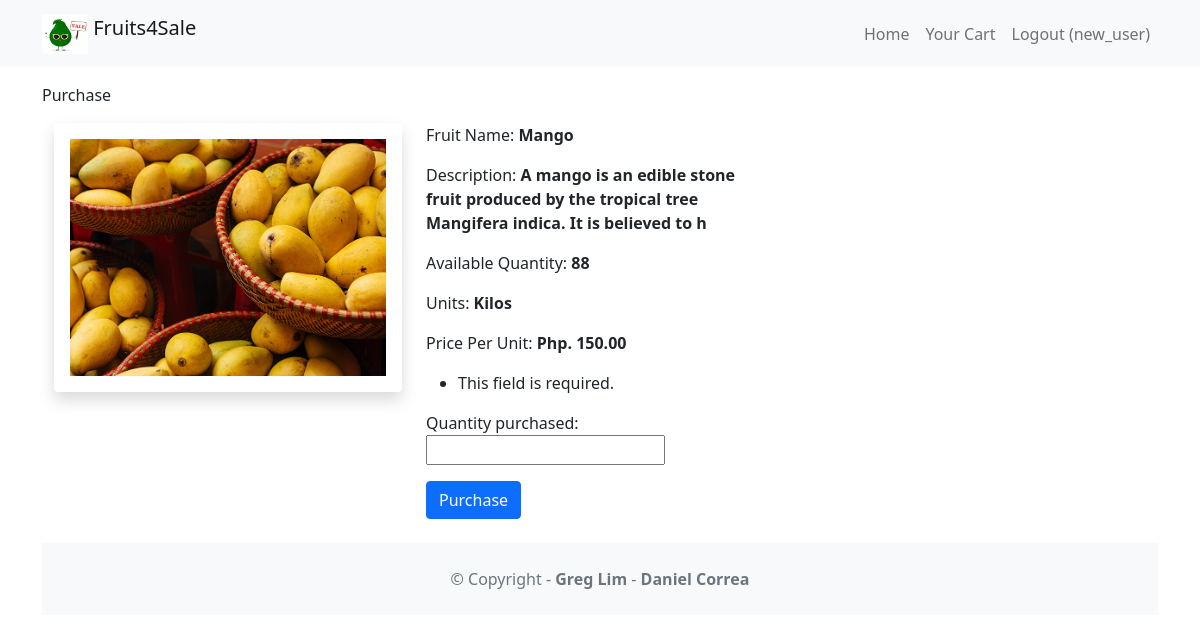
Page /purchase/2 (signed in) on the committed database.
### fruits/models.py (models this page shows, shortened)
class Fruits(models.Model):
	fruit_name = models.CharField(max_length=100)
	description = models.CharField(max_length=100)
	image = models.ImageField(upload_to='movie/images/')
	quantity = models.IntegerField()
	units = models.CharField(max_length=100)
	price_per_quantity = models.FloatField()

### fruits/views.py (the view, shortened to what this page needs)
# urls.py: path('purchase/<fruit_id>', f_views.purchase, name='purchase'),
@login_required
def purchase(request, fruit_id):
	fruitdata = Fruits.objects.get(pk=fruit_id)
	form = PurchaseForm(request.POST)
	context = {'fruitdata': fruitdata, 'form':form}
	return render(request, 'purchase.html', context)

### fruits/forms.py
class PurchaseForm(ModelForm):
    class Meta:
        model = MyCart
        fields = ['quantity_purchased']

### fruits4sale/templates/purchase.html (shortened to what this page needs)
{% extends 'base.html' %}
{% block content %}
<p> Purchase </p>
<div class="container">
	<div class="row align-items-start">
		<div class="col">
			<img class="card-img-top shadow p-3 mb-5 bg-body rounded" src="{{ fruitdata.image.url }}" />
		</div>
		<div class="col">
			<p>Fruit Name: <b>{{ fruitdata.fruit_name }}</b></p>
			<p>Description: <b>{{ fruitdata.description }}</b></p>
			{% if fruitdata.quantity == 0 %}
			<p>Available Quantity: <b class="text-danger">Sorry this item is not available</b></p>
			{% else %}
			<p>Available Quantity: <b>{{ fruitdata.quantity }}</b></p>
			{% endif %}
			<p>Units: <b>{{ fruitdata.units }}</b></p>
			<p>Price Per Unit: <b>Php. {{ fruitdata.price_per_quantity|floatformat:2 }}</b></p>
			<form method="POST">
		        {{ form.as_p }}
		        <button type="submit" class="btn btn-primary">
		          Purchase
		        </button>
          </form>
		</div>
</div>
{% endblock content %}

### fruits4sale/templates/base.html (shortened to what this page needs)
<!DOCTYPE html>
<html>
  <head>
    <link href="https://cdn.jsdelivr.net/npm/bootstrap@5.1.1/dist/css/bootstrap.min.css" rel="stylesheet" />
  </head>
  <body>
    <nav class="navbar navbar-expand-lg navbar-light bg-light mb-3">
      <div class="container">
        <a class="navbar-brand" href="{% url 'home' %}">
          {% load static %}
          <img src="{% static 'images/fruits4sale_logo.jpeg' %}" alt="" width="46" height="40"
            class="d-inline-block align-text-top" />
          Fruits4Sale
        </a>
        <div class="collapse navbar-collapse" id="navbarNavAltMarkup">
          <div class="navbar-nav ms-auto">
            {% if user.is_authenticated %}
              <a class="nav-link" href="{% url 'home' %}">Home</a>
              <a class="nav-link" href="{% url 'myCart' %}">Your Cart</a>
              <a class="nav-link" href="{% url 'logoutaccount' %}">
                Logout ({{ user.username }})
              </a>
            {% endif %}
          </div>
        </div>
      </div>
    </nav>
    <div class="container">
      {% block content %}
      {% endblock content %}
    </div>
    <footer class="text-center text-lg-start bg-light text-muted mt-4">
      <div class="text-center p-4">
        © Copyright -
        <a class="text-reset fw-bold text-decoration-none"
          target="_blank" href="https://twitter.com/greglim81">
          Greg Lim
        </a> -
        <a class="text-reset fw-bold text-decoration-none"
          target="_blank" href="https://twitter.com/danielgarax">
          Daniel Correa
        </a>
      </div>
    </footer>
  </body>
</html>

### rows in the picture
Fruits: image (picture), fruit_name "Mango", description "A mango is an edible stone fruit produced by the tropical tree Mangifera indica. It is believed to h", quantity "88", units "Kilos", price_per_quantity "150.00"

### other values in the picture
{{ user.username }} "new_user"
